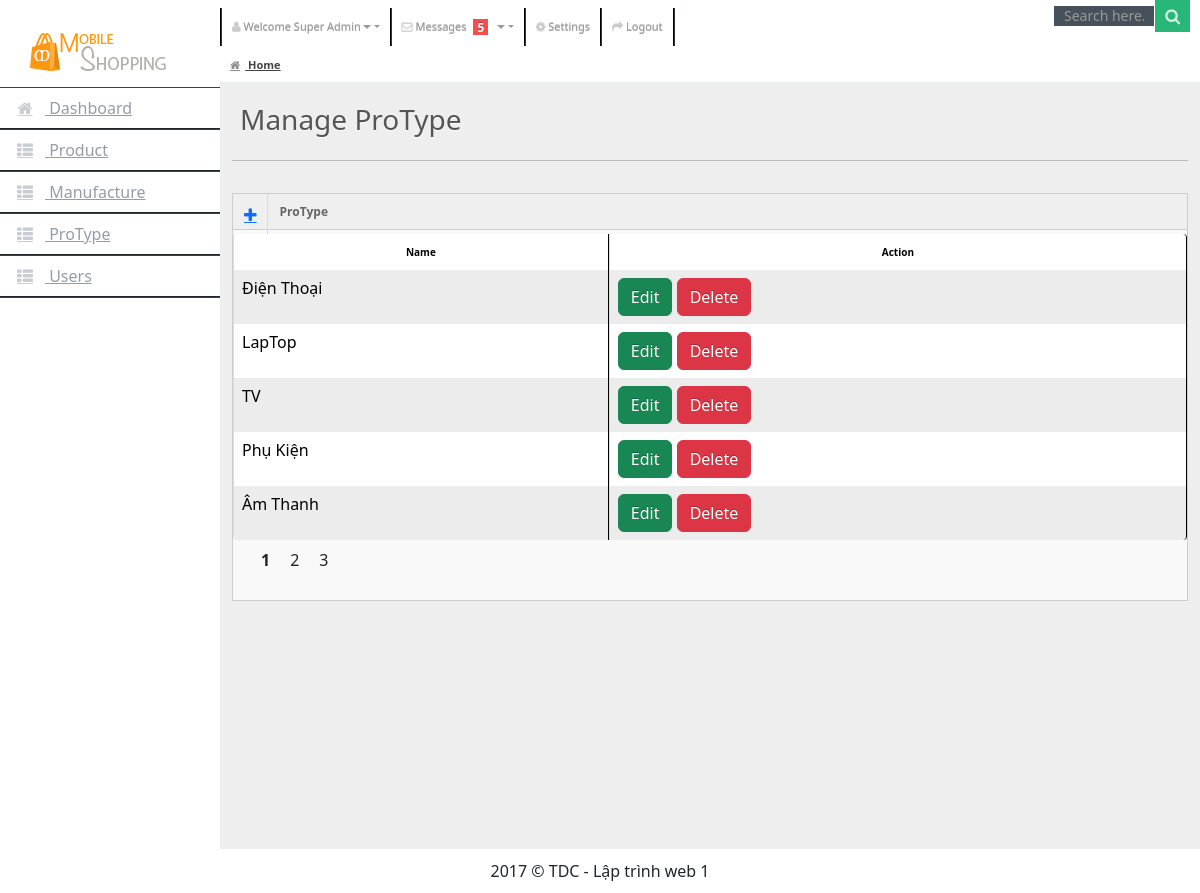
The app's page /admin/protype.php (signed in) with its own data.
### tables this page shows
CREATE TABLE `protypes` (
  `id_type` int(11) NOT NULL,
  `name_type` varchar(200) NOT NULL,
  `icon` varchar(200) NOT NULL,
  `created_at` date NOT NULL DEFAULT current_timestamp()
);

### admin/models/db.php (called while the page is built)
<?php
class Db
{
    public static $connection;
    public function __construct()
    {
        if (!self::$connection) {
            self::$connection = new mysqli(DB_HOST, DB_USER, DB_PASSWORD, DB_NAME,PORT);
            self::$connection->set_charset(DB_CHARSET);
        }
        return self::$connection;
    }
}

### admin/models/protype.php (called while the page is built, shortened)
<?php
class Protype extends Db{
    function getAllProtypes(){
        $sql = self::$connection->prepare("SELECT *
        FROM protypes ORDER BY created_at DESC");
        $sql->execute();
        $items = $sql->get_result()->fetch_all(MYSQLI_ASSOC);
        return $items;
    }
}

### admin/protype.php (the view, shortened to what this page needs)
<?php
include "header.php";
include "sidebar.php";
?>
<div id="content">
    <div id="content-header">
        <div id="breadcrumb"> <a href="index.html" title="Go to Home" class="tip-bottom current"><i
                    class="icon-home"></i> Home</a></div>
        <h1>Manage ProType</h1>
    </div>
    <div class="container-fluid">
        <hr>
        <div class="row-fluid">
            <div class="span12">
                <div class="widget-box">
                    <div class="widget-title"> <span class="icon"><a href="form_add_type.php"> <i class="icon-plus"></i>
                            </a></span>
                        <h5>ProType</h5>
                    </div>
                    <div class="widget-content nopadding">
                        <table class="table table-bordered
                                    table-striped">
                            <thead>
                                <tr>
                                    <th>Name</th>
                                    <th>Action</th>
                                </tr>
                            </thead>
                            <tbody>
                                <?php foreach ($getAllItem = $protype->getAllProtypes() as $values) {
                                    ?>
                                    <tr class="">
                                        <td><?php echo $values['name_type']; ?></td>
                                        <td>
                                            <a href="update_protype.php?id_type=<?php echo $values['id_type']; ?>" class="btn
                                    btn-success btn-mini">Edit</a>
                                    <a href="#" class="btn btn-danger btn-mini" onclick="confirmDelete(<?php echo $values['id_type']; ?>)">Delete</a>
                                        </td>
                                    </tr>
                                <?php } ?>
                            </tbody>
                        </table>
                        <div class="row" style="margin-left: 18px;">
                            <ul class="pagination">
                                <li class="active">1</li>
                                <li>2</li>
                                <li>3</li>
                            </ul>
                        </div>
                    </div>
                </div>
            </div>
        </div>
    </div>
</div>
<?php include "footer.php" ?>

### admin/css/select2.css (style rules this page uses)
ul.pagination li { float: left; }

### admin/css/matrix-style.css (style rules this page uses)
* { outline:none !important; -moz-outline: none !important; }
html, body { height:100% }
body { overflow-x: hidden; margin-top: -10px; font-family: 'Open Sans', sans-serif; font-size:12px; color:#666; }
a { color:#666; }
select, textarea, input[type="text"], input[type="password"], input[type="datetime"], input[type="datetime-local"], input[type="date"], input[type="month"], input[type="time"], input[type="week"], input[type="number"], input[type="email"], input[type="url"], input[type="search"], input[type="tel"], input[type="color"], .uneditable-input, .label, .dropdown-menu, .btn, .well, .progress, .table-bordered, .btn-group > .btn:first-child, .btn-group > .btn:last-child, .btn-group > .btn:last-child, .btn-group > .dropdown-toggle, .alert { border-radius:0px; }
.btn, textarea, input[type="text"], input[type="password"], input[type="datetime"], input[type="datetime-local"], input[type="date"], input[type="month"], input[type="time"], input[type="week"], input[type="number"], input[type="email"], input[type="url"], input[type="search"], input[type="tel"], input[type="color"], .uneditable-input { box-shadow:none; }
.progress, .progress-success .bar, .progress .bar-success, .progress-warning .bar, .progress .bar-warning, .progress-danger .bar, .progress .bar-danger, .progress-info .bar, .progress .bar-info, .btn, .btn-primary { background-image:none; }
hr { border-top-color:#dadada; }
#content { background: none repeat scroll 0 0 #eeeeee; margin-left: 220px; margin-right: 0; padding-bottom: 25px; position: relative; min-height:100%; width: auto; }
#content-header { position: abslute; width: 100%; margin-top: -38px; z-index: 20; }
#content-header h1 { color: #555555; font-size: 28px; font-weight: normal; float: none; text-shadow: 0 1px 0 #ffffff; margin-left: 20px; position: relative; }
#content-header h1, #content-header .btn-group { margin-top: 20px; }
#breadcrumb { background-color: #fff; border-bottom: 1px solid #e3ebed; }
#breadcrumb a { padding: 8px 20px 8px 10px; display: inline-block; background-image: url('../img/breadcrumb.png'); background-position: center right; background-repeat: no-repeat; font-size: 11px; color: #666666; }
#breadcrumb a:last-child { background-image:none; }
#breadcrumb a.current { font-weight: bold; color: #444444; }
#breadcrumb a i { margin-right: 5px; opacity: .6; }
.stat-boxes .peity_bar_good, .stat-boxes .peity_line_good, { color: #459D1C; }
.widget-box { background: none repeat scroll 0 0 #F9F9F9; border-left: 1px solid #CDCDCD; border-top: 1px solid #CDCDCD; border-right: 1px solid #CDCDCD; clear: both; margin-top: 16px; margin-bottom: 16px; position: relative; }
.widget-title, .modal-header, .table th, div.dataTables_wrapper .ui-widget-header { background:#efefef; border-bottom: 1px solid #CDCDCD; height: 36px; }
.widget-title span.icon { padding: 9px 10px 7px 11px; float: left; border-right:1px solid #dadada; }
.widget-title h5 { color: #666; float: left; font-size: 12px; font-weight: bold; padding: 12px; line-height: 12px; margin: 0; }
.widget-content { padding:15px; border-bottom: 1px solid #cdcdcd; }
.table th { height: auto; font-size: 10px; padding: 5px 10px 2px; border-bottom: 0; text-align: center; color: #666666; }
.nopadding { padding: 0 !important; }
.nopadding .table { margin-bottom: 0; }
.nopadding .table-bordered { border: 0; }

### admin/css/matrix-media.css (style rules this page uses)
body { background:#2E363F; }

### admin/header.php (style rules this page uses)
ul.pagination { list-style: none; float: right; }
ul.pagination li.active { font-weight: bold }
ul.pagination li { display: flex; padding: 10px }

### records on screen
protypes: name_type "Điện Thoại"
protypes: name_type "LapTop"
protypes: name_type "TV"
protypes: name_type "Phụ Kiện"
protypes: name_type "Âm Thanh"
